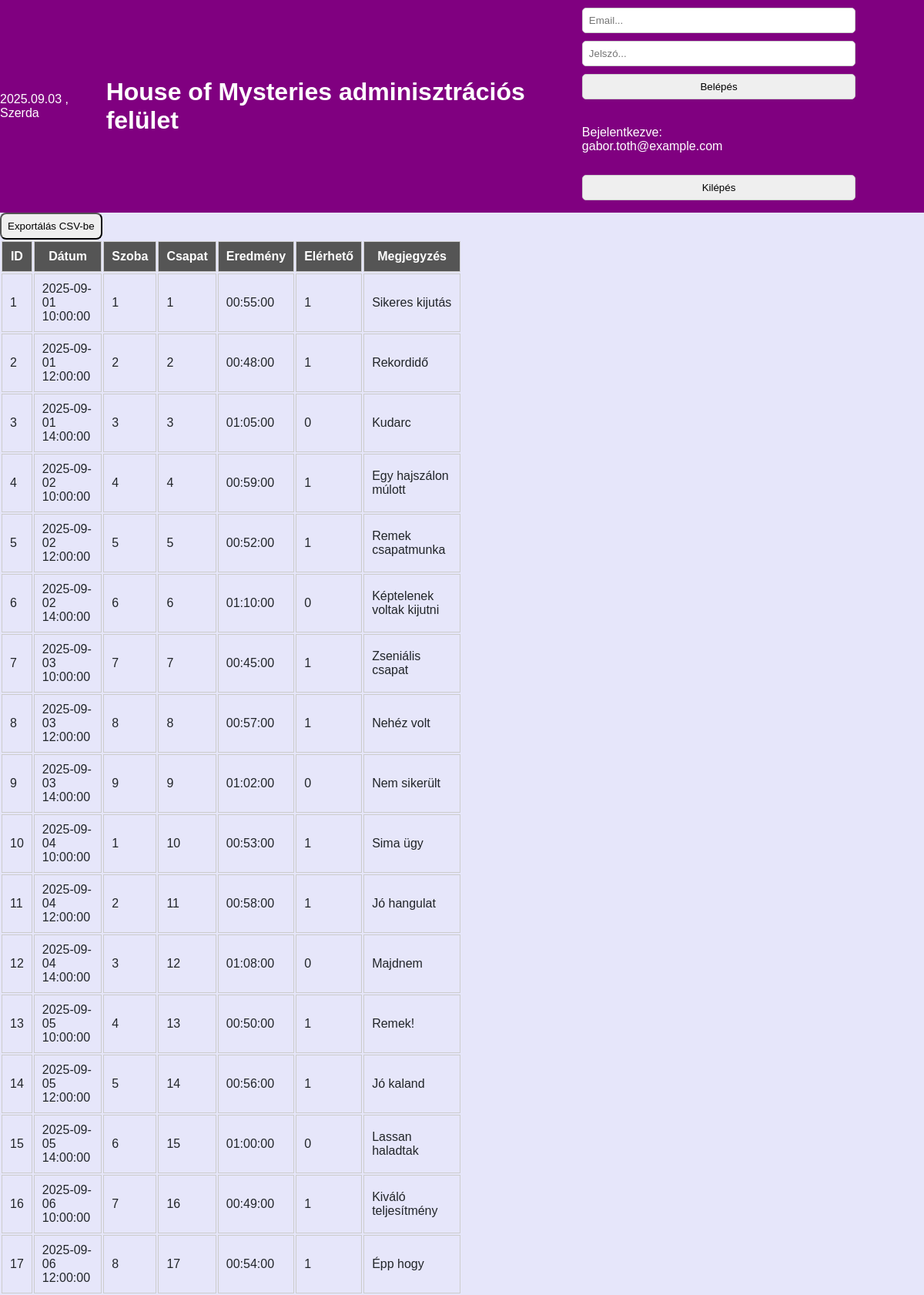
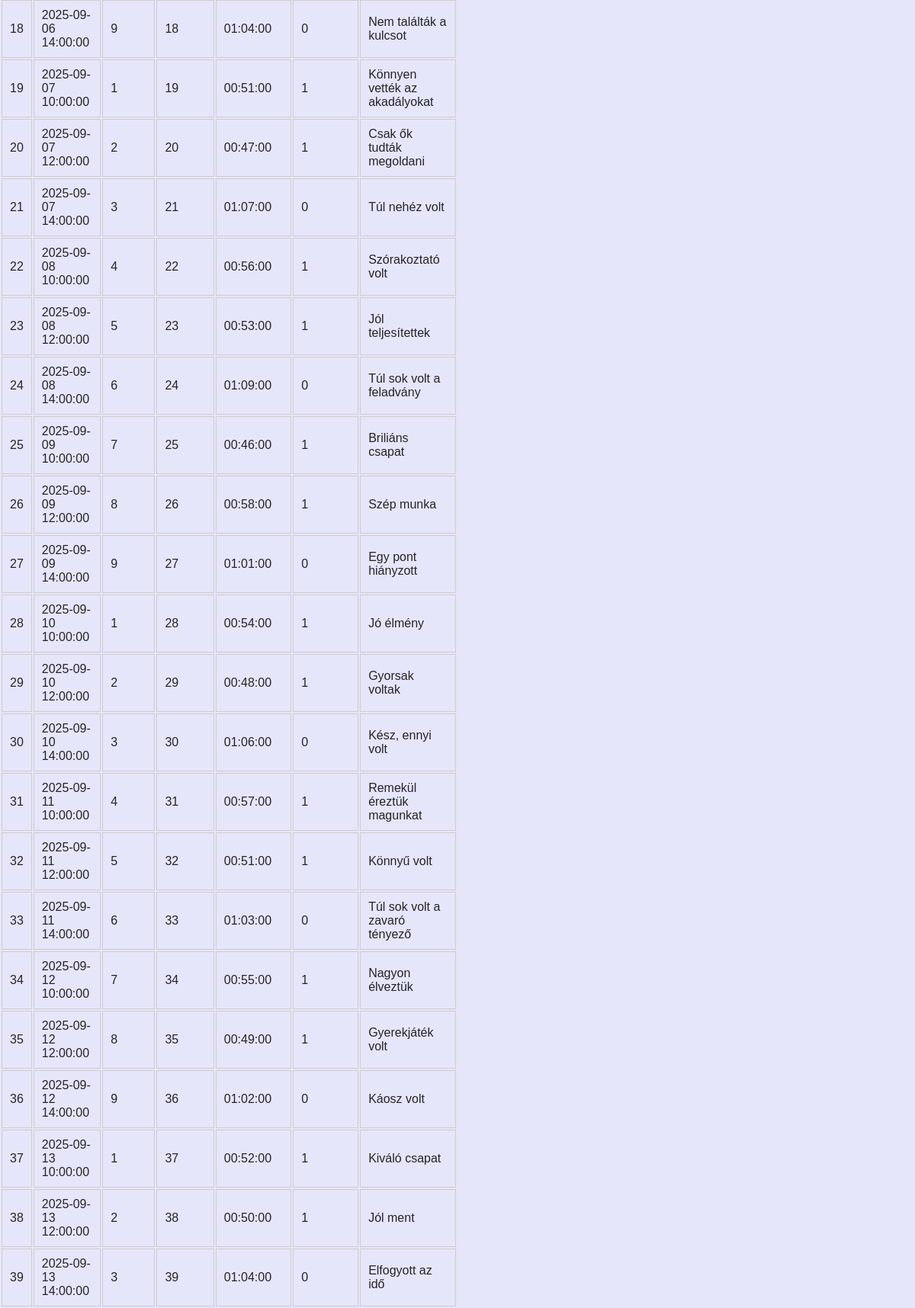
Screenshot of /index.php (signed in, upper part) with the database file from the repository (2 pictures, top to bottom).
### tables this page shows
CREATE TABLE `booking` (
  `booking_id` int(11) NOT NULL,
  `booking_date` datetime DEFAULT NULL,
  `room_id` int(11) DEFAULT NULL,
  `team_id` int(11) DEFAULT NULL,
  `result` time DEFAULT NULL,
  `avaible` tinyint(1) DEFAULT NULL,
  `comment` varchar(255) DEFAULT NULL
);

### modules/booking.php (the view)
<?php
if (isset($_SESSION["user"])) {
    $result = $connect->query("select * from booking");
?>
    <a href="modules/booking_export.php">
    <button class="userbutton">Exportálás CSV-be</button>
    </a>
<?php
    if ($result && $result->num_rows > 0) {
        echo "<table>";
        echo "<tr>";
        echo "<th>ID</th>";
        echo "<th>Dátum</th>";
        echo "<th>Szoba</th>";
        echo "<th>Csapat</th>";
        echo "<th>Eredmény</th>";
        echo "<th>Elérhető</th>";
        echo "<th>Megjegyzés</th>";
        echo "</tr>";
        while ($line = $result->fetch_assoc()) {
            echo ("<tr>");
            echo ("<td>".$line["booking_id"]."</td>");
            echo ("<td>".$line["booking_date"]."</td>");
            echo ("<td>".$line["room_id"]."</td>");
            echo ("<td>".$line["team_id"]."</td>");
            echo ("<td>".$line["result"]."</td>");
            echo ("<td>".$line["avaible"]. "</td>");
            echo ("<td>".$line["comment"]."</td>");
            echo ("</tr>");
        }
        echo "</table>";
    } else {
        echo "Nincsenek foglalások az adatbázisban.";
    }
}
?>

### index.php (shortened to what this page needs)
<?php
include("connect.php");
?>
<html>
  <head>
	<link rel="stylesheet" type="text/css" href="css/styles.css">
	<link rel="stylesheet" href="https://cdnjs.cloudflare.com/ajax/libs/font-awesome/4.7.0/css/font-awesome.min.css">
  </head>
  <body>
    <div class="banner">
    <div>
      <?php
			$today=date("Y.m.d");
			$date=getdate();
			$days=array("Vasárnap","Hétfő","Kedd","Szerda","Csütörtök","Péntek","Szombat");
			$day_of_week=$date["wday"];
			echo( $today." , ".$days[$day_of_week] );
			?>
    </div>
    <div>
        <a href="index.php">
            <h1>House of Mysteries adminisztrációs felület</h1>
        </a>
    </div>
    <div>
        <?php
        include("modules/login.php");
        include("modules/admin_interface.php");
        ?>
    </div>
    </div>
    <div>
        <?php
        include("modules/booking.php");
        ?>
    </div>
  </body>
</html>

### modules/login.php (shortened to what this page needs)
<div>
    <form action="modules/login_check.php" method="post">
        <input type="email" class="form_field" placeholder="Email..." name="email">
        <input type="password" class="form_field" placeholder="Jelszó..." name="password">
        <input type="submit" class="form_field" value="Belépés">
    </form>
</div>

### modules/admin_interface.php (shortened to what this page needs)
<?php
if(!isset($_SESSION["user"]))
{
?>
<a href="index.php?action=login.php"></a>
<?php
}
else{
?>
<?php
echo("&nbsp;<DIV>Bejelentkezve: <br>".$_SESSION["user"]["email"]."</DIV>&nbsp;");
echo("<form action='index.php?logout=1' method='post'>
    <input type='submit' class='form_field' value='Kilépés'>
    </form>");
}
?>

### css/styles.css (style rules this page uses)
body { padding:0px; margin:0px; font-family: Arial, Helvetica, sans-serif; background: lavender; color:#212529; }
a { text-decoration:none; color:white; }
.banner { background:purple; min-height:25px; display:flex; justify-content:space-between; align-items:center; color:white }
.form_field { width: 80%; padding:8px; border:1px solid #CCCCCC; margin-top:10px; border-radius:5px; }
.userbutton { padding:8px; border-radius:8px; color:black; text-decoration:none; margin-right:8px; }
table { width: 50%; }
table th { padding:10px; border:1px solid #CCCCCC; background:#555555; color:white; }
table td { padding:10px; border:1px solid #CCCCCC; }

### rows the page displays
booking: booking_id "1", booking_date "2025-09-01 10:00:00", room "1", team "1", result "00:55:00", avaible "1", comment "Sikeres kijutás"
booking: booking_id "2", booking_date "2025-09-01 12:00:00", room "2", team "2", result "00:48:00", avaible "1", comment "Rekordidő"
booking: booking_id "3", booking_date "2025-09-01 14:00:00", room "3", team "3", result "01:05:00", avaible "0", comment "Kudarc"
booking: booking_id "4", booking_date "2025-09-02 10:00:00", room "4", team "4", result "00:59:00", avaible "1", comment "Egy hajszálon múlott"
booking: booking_id "5", booking_date "2025-09-02 12:00:00", room "5", team "5", result "00:52:00", avaible "1", comment "Remek csapatmunka"
booking: booking_id "6", booking_date "2025-09-02 14:00:00", room "6", team "6", result "01:10:00", avaible "0", comment "Képtelenek voltak kijutni"
booking: booking_id "7", booking_date "2025-09-03 10:00:00", room "7", team "7", result "00:45:00", avaible "1", comment "Zseniális csapat"
booking: booking_id "8", booking_date "2025-09-03 12:00:00", room "8", team "8", result "00:57:00", avaible "1", comment "Nehéz volt"
booking: booking_id "9", booking_date "2025-09-03 14:00:00", room "9", team "9", result "01:02:00", avaible "0", comment "Nem sikerült"
booking: booking_id "10", booking_date "2025-09-04 10:00:00", room "1", team "10", result "00:53:00", avaible "1", comment "Sima ügy"
booking: booking_id "11", booking_date "2025-09-04 12:00:00", room "2", team "11", result "00:58:00", avaible "1", comment "Jó hangulat"
booking: booking_id "12", booking_date "2025-09-04 14:00:00", room "3", team "12", result "01:08:00", avaible "0", comment "Majdnem"
booking: booking_id "13", booking_date "2025-09-05 10:00:00", room "4", team "13", result "00:50:00", avaible "1", comment "Remek!"
booking: booking_id "14", booking_date "2025-09-05 12:00:00", room "5", team "14", result "00:56:00", avaible "1", comment "Jó kaland"
booking: booking_id "15", booking_date "2025-09-05 14:00:00", room "6", team "15", result "01:00:00", avaible "0", comment "Lassan haladtak"
booking: booking_id "16", booking_date "2025-09-06 10:00:00", room "7", team "16", result "00:49:00", avaible "1", comment "Kiváló teljesítmény"
booking: booking_id "17", booking_date "2025-09-06 12:00:00", room "8", team "17", result "00:54:00", avaible "1", comment "Épp hogy"
booking: booking_id "18", booking_date "2025-09-06 14:00:00", room "9", team "18", result "01:04:00", avaible "0", comment "Nem találták a kulcsot"
booking: booking_id "19", booking_date "2025-09-07 10:00:00", room "1", team "19", result "00:51:00", avaible "1", comment "Könnyen vették az akadályokat"
booking: booking_id "20", booking_date "2025-09-07 12:00:00", room "2", team "20", result "00:47:00", avaible "1", comment "Csak ők tudták megoldani"
booking: booking_id "21", booking_date "2025-09-07 14:00:00", room "3", team "21", result "01:07:00", avaible "0", comment "Túl nehéz volt"
booking: booking_id "22", booking_date "2025-09-08 10:00:00", room "4", team "22", result "00:56:00", avaible "1", comment "Szórakoztató volt"
booking: booking_id "23", booking_date "2025-09-08 12:00:00", room "5", team "23", result "00:53:00", avaible "1", comment "Jól teljesítettek"
booking: booking_id "24", booking_date "2025-09-08 14:00:00", room "6", team "24", result "01:09:00", avaible "0", comment "Túl sok volt a feladvány"
booking: booking_id "25", booking_date "2025-09-09 10:00:00", room "7", team "25", result "00:46:00", avaible "1", comment "Briliáns csapat"
booking: booking_id "26", booking_date "2025-09-09 12:00:00", room "8", team "26", result "00:58:00", avaible "1", comment "Szép munka"
booking: booking_id "27", booking_date "2025-09-09 14:00:00", room "9", team "27", result "01:01:00", avaible "0", comment "Egy pont hiányzott"
booking: booking_id "28", booking_date "2025-09-10 10:00:00", room "1", team "28", result "00:54:00", avaible "1", comment "Jó élmény"
booking: booking_id "29", booking_date "2025-09-10 12:00:00", room "2", team "29", result "00:48:00", avaible "1", comment "Gyorsak voltak"
booking: booking_id "30", booking_date "2025-09-10 14:00:00", room "3", team "30", result "01:06:00", avaible "0", comment "Kész, ennyi volt"
booking: booking_id "31", booking_date "2025-09-11 10:00:00", room "4", team "31", result "00:57:00", avaible "1", comment "Remekül éreztük magunkat"
booking: booking_id "32", booking_date "2025-09-11 12:00:00", room "5", team "32", result "00:51:00", avaible "1", comment "Könnyű volt"
booking: booking_id "33", booking_date "2025-09-11 14:00:00", room "6", team "33", result "01:03:00", avaible "0", comment "Túl sok volt a zavaró tényező"
booking: booking_id "34", booking_date "2025-09-12 10:00:00", room "7", team "34", result "00:55:00", avaible "1", comment "Nagyon élveztük"
booking: booking_id "35", booking_date "2025-09-12 12:00:00", room "8", team "35", result "00:49:00", avaible "1", comment "Gyerekjáték volt"
booking: booking_id "36", booking_date "2025-09-12 14:00:00", room "9", team "36", result "01:02:00", avaible "0", comment "Káosz volt"
booking: booking_id "37", booking_date "2025-09-13 10:00:00", room "1", team "37", result "00:52:00", avaible "1", comment "Kiváló csapat"
booking: booking_id "38", booking_date "2025-09-13 12:00:00", room "2", team "38", result "00:50:00", avaible "1", comment "Jól ment"
booking: booking_id "39", booking_date "2025-09-13 14:00:00", room "3", team "39", result "01:04:00", avaible "0", comment "Elfogyott az idő"

### other values shown
$days[$day_of_week] "Szerda"
$_SESSION["user"]["email"] "gabor.toth@example.com"
